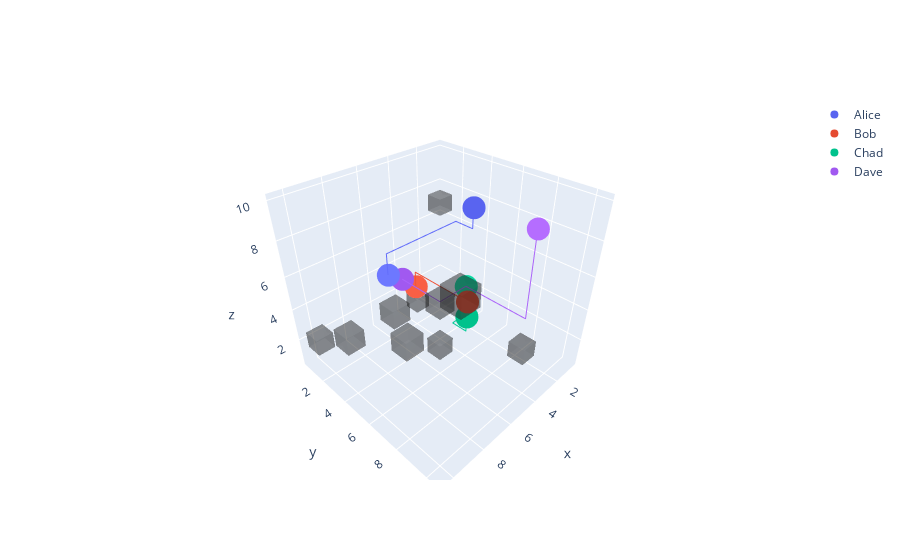

Notebook cell for this chart:
### Code cell
envs[3].visualize(model='gpt-4o-mini')

### Figure 1 — Plotly figure (JSON) as saved in the notebook; plotly's stock layout.template omitted (floating-point values rounded to 4 significant figures)
{"data": [{"alphahull": 1, "color": "rgba(25,25,25,0.3)", "flatshading": true, "lighting": {"diffuse": 0.1, "roughness": 0.5, "specular": 2}, "type": "mesh3d", "x": [9.5, 9.5, 10.5, 10.5, 9.5, 9.5, 10.5, 10.5], "y": [3.5, 3.5, 3.5, 3.5, 4.5, 4.5, 4.5, 4.5], "z": [3.5, 4.5, 3.5, 4.5, 3.5, 4.5, 3.5, 4.5]}, {"alphahull": 1, "color": "rgba(25,25,25,0.3)", "flatshading": true, "lighting": {"diffuse": 0.1, "roughness": 0.5, "specular": 2}, "type": "mesh3d", "x": [2.5, 2.5, 3.5, 3.5, 2.5, 2.5, 3.5, 3.5], "y": [0.5, 0.5, 0.5, 0.5, 1.5, 1.5, 1.5, 1.5], "z": [0.5, 1.5, 0.5, 1.5, 0.5, 1.5, 0.5, 1.5]}, {"alphahull": 1, "color": "rgba(25,25,25,0.3)", "flatshading": true, "lighting": {"diffuse": 0.1, "roughness": 0.5, "specular": 2}, "type": "mesh3d", "x": [8.5, 8.5, 9.5, 9.5, 8.5, 8.5, 9.5, 9.5], "y": [9.5, 9.5, 9.5, 9.5, 10.5, 10.5, 10.5, 10.5], "z": [8.5, 9.5, 8.5, 9.5, 8.5, 9.5, 8.5, 9.5]}, {"alphahull": 1, "color": "rgba(25,25,25,0.3)", "flatshading": true, "lighting": {"diffuse": 0.1, "roughness": 0.5, "specular": 2}, "type": "mesh3d", "x": [5.5, 5.5, 6.5, 6.5, 5.5, 5.5, 6.5, 6.5], "y": [5.5, 5.5, 5.5, 5.5, 6.5, 6.5, 6.5, 6.5], "z": [4.5, 5.5, 4.5, 5.5, 4.5, 5.5, 4.5, 5.5]}, {"alphahull": 1, "color": "rgba(25,25,25,0.3)", "flatshading": true, "lighting": {"diffuse": 0.1, "roughness": 0.5, "specular": 2}, "type": "mesh3d", "x": [0.5, 0.5, 1.5, 1.5, 0.5, 0.5, 1.5, 1.5], "y": [0.5, 0.5, 0.5, 0.5, 1.5, 1.5, 1.5, 1.5], "z": [6.5, 7.5, 6.5, 7.5, 6.5, 7.5, 6.5, 7.5]}, {"alphahull": 1, "color": "rgba(25,25,25,0.3)", "flatshading": true, "lighting": {"diffuse": 0.1, "roughness": 0.5, "specular": 2}, "type": "mesh3d", "x": [8.5, 8.5, 9.5, 9.5, 8.5, 8.5, 9.5, 9.5], "y": [6.5, 6.5, 6.5, 6.5, 7.5, 7.5, 7.5, 7.5], "z": [4.5, 5.5, 4.5, 5.5, 4.5, 5.5, 4.5, 5.5]}, {"alphahull": 1, "color": "rgba(25,25,25,0.3)", "flatshading": true, "lighting": {"diffuse": 0.1, "roughness": 0.5, "specular": 2}, "type": "mesh3d", "x": [7.5, 7.5, 8.5, 8.5, 7.5, 7.5, 8.5, 8.5], "y": [4.5, 4.5, 4.5, 4.5, 5.5, 5.5, 5.5, 5.5], "z": [4.5, 5.5, 4.5, 5.5, 4.5, 5.5, 4.5, 5.5]}, {"alphahull": 1, "color": "rgba(25,25,25,0.3)", "flatshading": true, "lighting": {"diffuse": 0.1, "roughness": 0.5, "specular": 2}, "type": "mesh3d", "x": [4.5, 4.5, 5.5, 5.5, 4.5, 4.5, 5.5, 5.5], "y": [4.5, 4.5, 4.5, 4.5, 5.5, 5.5, 5.5, 5.5], "z": [0.5, 1.5, 0.5, 1.5, 0.5, 1.5, 0.5, 1.5]}, {"alphahull": 1, "color": "rgba(25,25,25,0.3)", "flatshading": true, "lighting": {"diffuse": 0.1, "roughness": 0.5, "specular": 2}, "type": "mesh3d", "x": [2.5, 2.5, 3.5, 3.5, 2.5, 2.5, 3.5, 3.5], "y": [8.5, 8.5, 8.5, 8.5, 9.5, 9.5, 9.5, 9.5], "z": [1.5, 2.5, 1.5, 2.5, 1.5, 2.5, 1.5, 2.5]}, {"alphahull": 1, "color": "rgba(25,25,25,0.3)", "flatshading": true, "lighting": {"diffuse": 0.1, "roughness": 0.5, "specular": 2}, "type": "mesh3d", "x": [9.5, 9.5, 10.5, 10.5, 9.5, 9.5, 10.5, 10.5], "y": [0.5, 0.5, 0.5, 0.5, 1.5, 1.5, 1.5, 1.5], "z": [1.5, 2.5, 1.5, 2.5, 1.5, 2.5, 1.5, 2.5]}, {"marker": {"color": "rgba(89.0,100.0,240.0,1)"}, "mode": "markers", "name": "Alice", "type": "scatter3d", "x": [5], "y": [7], "z": [10]}, {"line": {"color": "rgba(99.0,110.0,250.0,1)"}, "mode": "lines", "showlegend": false, "type": "scatter3d", "x": [5, 5, 5, 5, 6, 7, 8, 9, 9, 9], "y": [7, 7, 7, 6, 6, 6, 6, 6, 6, 6], "z": [10, 10, 9, 9, 9, 9, 9, 9, 8, 8]}, {"marker": {"color": "rgba(109.0,120.0,255,1)"}, "mode": "markers", "showlegend": false, "type": "scatter3d", "x": [9], "y": [6], "z": [8]}, {"marker": {"color": "rgba(229.0,75.0,49.0,1)"}, "mode": "markers", "name": "Bob", "type": "scatter3d", "x": [4], "y": [6], "z": [4]}, {"line": {"color": "rgba(239.0,85.0,59.0,1)"}, "mode": "lines", "showlegend": false, "type": "scatter3d", "x": [4, 4, 4, 4, 4, 4, 4, 4], "y": [6, 6, 5, 4, 3, 2, 2, 2], "z": [4, 4, 4, 4, 4, 4, 3, 3]}, {"marker": {"color": "rgba(249.0,95.0,69.0,1)"}, "mode": "markers", "showlegend": false, "type": "scatter3d", "x": [4], "y": [2], "z": [3]}, {"marker": {"color": "rgba(0,194.0,140.0,1)"}, "mode": "markers", "name": "Chad", "type": "scatter3d", "x": [4], "y": [6], "z": [3]}, {"line": {"color": "rgba(0.0,204.0,150.0,1)"}, "mode": "lines", "showlegend": false, "type": "scatter3d", "x": [4, 4, 4, 4, 3, 3, 3, 3], "y": [6, 6, 6, 5, 5, 5, 5, 5], "z": [3, 3, 2, 2, 2, 3, 4, 4]}, {"marker": {"color": "rgba(10.0,214.0,160.0,1)"}, "mode": "markers", "showlegend": false, "type": "scatter3d", "x": [3], "y": [5], "z": [4]}, {"marker": {"color": "rgba(161.0,89.0,240.0,1)"}, "mode": "markers", "name": "Dave", "type": "scatter3d", "x": [5], "y": [2], "z": [4]}, {"line": {"color": "rgba(171.0,99.0,250.0,1)"}, "mode": "lines", "showlegend": false, "type": "scatter3d", "x": [5, 5, 5, 5, 5, 4, 3, 3, 3, 3, 3, 3, 3, 3, 3, 3, 3], "y": [2, 2, 3, 4, 5, 5, 5, 6, 7, 8, 9, 9, 9, 9, 9, 9, 9], "z": [4, 4, 4, 4, 4, 4, 4, 4, 4, 4, 4, 5, 6, 7, 8, 9, 9]}, {"marker": {"color": "rgba(181.0,109.0,255,1)"}, "mode": "markers", "showlegend": false, "type": "scatter3d", "x": [3], "y": [9], "z": [9]}], "layout": {}}
